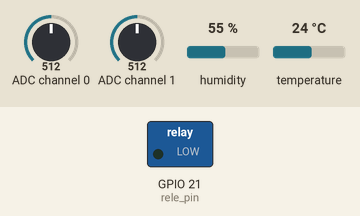
Recording of a program running on a simulated Raspberry Pi (BCM pin numbers). Shown: switched loads named in the program (green lamp = pin HIGH). Inputs (shaded band) come from the test bench; at power-on: ADC channel 0 = 512, ADC channel 1 = 512, humidity 55 %, temperature 24 °C (analog values on the 0–1023 scale).

Above: at 0.22 s.
Timing chart, 0 to 2.0 s (numbered marks = the images above):
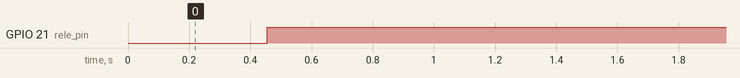

The program:

circle.py
```python
import spidev
import time
import os
import RPi.GPIO as GPIO
import board
import adafruit_dht

rele_pin = 21
global is_rele_on
is_rele_on = False

GPIO.setmode(GPIO.BCM)
GPIO.setup(rele_pin, GPIO.OUT)

dhtDevice = adafruit_dht.DHT11(board.D4, use_pulseio=False)

spi = spidev.SpiDev()
spi.open(0,0)
spi.max_speed_hz=1000000

temperature_c = 0
temperature_f = 0
humidity1 = 0

def translate(value, leftMin, leftMax, rightMin, rightMax):
		leftSpan = leftMax - leftMin
		rightSpan = rightMax - rightMin
		valueScaled = float(value - leftMin) / float(leftSpan)
		return rightMin + (valueScaled * rightSpan)


def lampOnOff(a):
	if a == True:
		GPIO.output(rele_pin, GPIO.HIGH)
	else:
		GPIO.output(rele_pin, GPIO.LOW)
def dataRead():
	try:
		# Print the values to the serial port
		global temperature_c
		temperature_c = dhtDevice.temperature
		# temperature_f = temperature_c * (9 / 5) + 32
		global humidity1
		humidity1 = dhtDevice.humidity
		#print(
		#    "Temp: {:.1f} F / {:.1f} C    Humidity: {}% ".format(
		#	temperature_f, temperature_c, humidity1
		#    )
		#)

	except RuntimeError as error:
		# Errors happen fairly often, DHT's are hard to read, just keep going
		# print(error.args[0])
		time.sleep(2.0)
		# continue
	except Exception as error:
		# print('Error!')
		dhtDevice.exit()
		raise error

	lighting = translate(analogEingang(0), 0, 1023, 100, 0)
	humidity2 = translate(analogEingang(1), 0, 1023, 100, 0)
	# GPIO.output(rele_pin, GPIO.HIGH)
	data = {
		'title' : 'Monitoring...',
		'humidity' : str(humidity1)+' %',
		'temp' : str(temperature_c)+' C*',
		'lighting' : lighting,
		'soilMoistrue' : str("%.2f" % humidity2)+' %'
	}
	return data


def analogEingang(channel):
	adc = spi.xfer2([1,(8+channel)<<4,0])
	data = ((adc[1]&3) << 8) + adc[2]
	return data

while True:
	time.sleep(0.2)
	data = dataRead()
	if int(data.get('lighting')//1) > 80:
		lampOnOff(False)
	else:
		lampOnOff(True)
```

Measured:
- by itself, GPIO 21 (rele_pin): LOW → HIGH at 0.45 s
